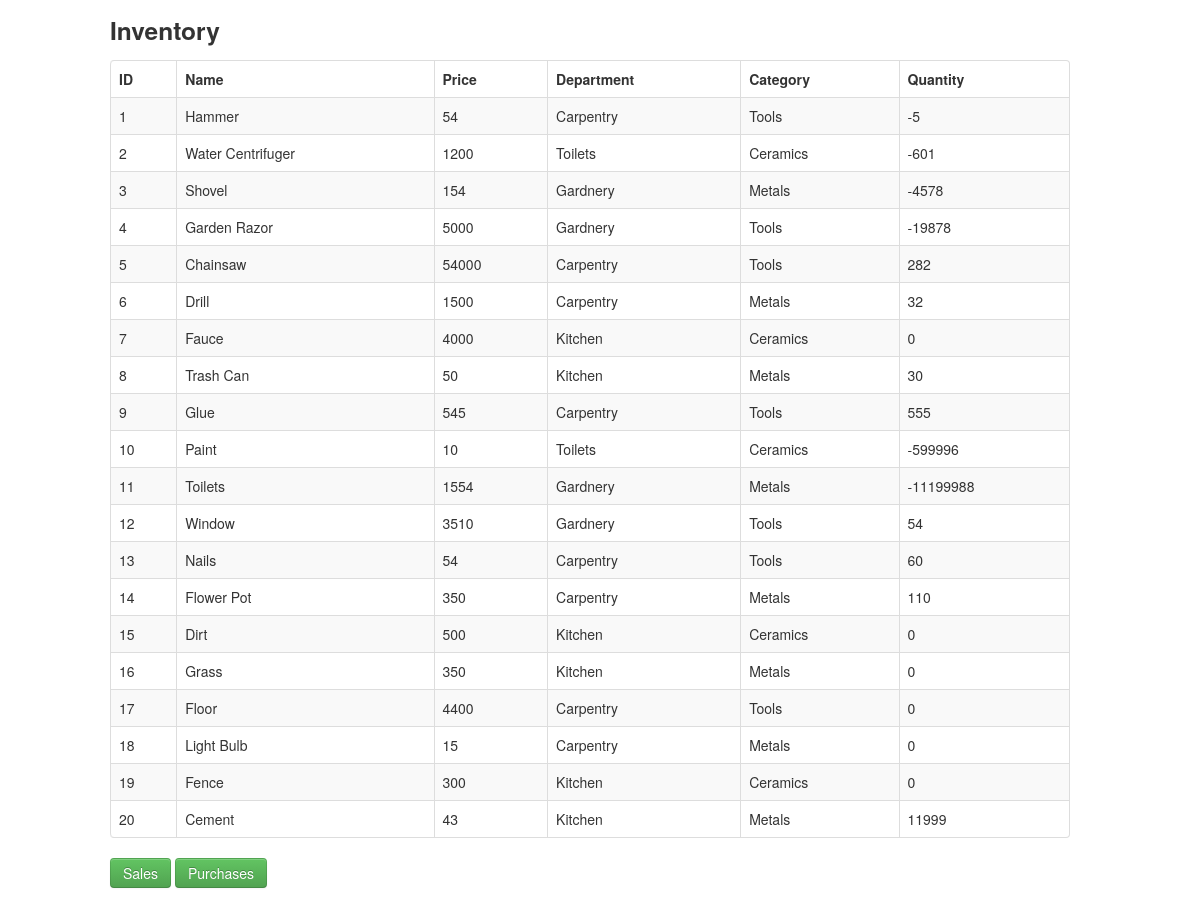
The page / on the database its author committed.
### tables this page shows
CREATE TABLE `product` (
  `Id` int(11) NOT NULL AUTO_INCREMENT,
  `name` varchar(30) DEFAULT NULL,
  `price` int(11) DEFAULT NULL,
  `department` int(11) DEFAULT NULL,
  `category` int(11) DEFAULT NULL,
  `orders` int(11) DEFAULT NULL,
  PRIMARY KEY (`Id`),
  KEY `department` (`department`),
  KEY `category` (`category`),
  CONSTRAINT `product_ibfk_1` FOREIGN KEY (`department`) REFERENCES `department` (`Id`) ON DELETE CASCADE ON UPDATE CASCADE,
  CONSTRAINT `product_ibfk_2` FOREIGN KEY (`category`) REFERENCES `category` (`Id`) ON DELETE CASCADE ON UPDATE CASCADE
);

CREATE TABLE `department` (
  `Id` int(11) NOT NULL AUTO_INCREMENT,
  `name` varchar(30) DEFAULT NULL,
  PRIMARY KEY (`Id`)
);

CREATE TABLE `category` (
  `Id` int(11) NOT NULL AUTO_INCREMENT,
  `name` varchar(30) DEFAULT NULL,
  PRIMARY KEY (`Id`)
);

CREATE TABLE `inventory` (
  `Id` int(11) NOT NULL AUTO_INCREMENT,
  `product` int(11) DEFAULT NULL,
  `quantity` int(11) DEFAULT NULL,
  PRIMARY KEY (`Id`),
  KEY `product` (`product`),
  CONSTRAINT `inventory_ibfk_1` FOREIGN KEY (`product`) REFERENCES `product` (`Id`) ON DELETE CASCADE ON UPDATE CASCADE
);

### index.php (the view, shortened to what this page needs)
<!DOCTYPE html>
<html lang="en">
	<head>
	    <link   href="css/bootstrap.min.css" rel="stylesheet">
	</head>
	<body>
	    <div class="container">
				<div class="row">
		   			<h3>Inventory</h3>
		   		</div>
				<div class="row">
					<table class="table table-striped table-bordered">
			            <thead>
			                <tr>
			                	<th>ID</th>
			                	<th>Name</th>
			                	<th>Price</th>
			                	<th>Department</th>
	                        	<th>Category</th>
	                        	<th>Quantity</th>
			                </tr>
			            </thead>
			            <tbody>
			              	<?php
						   	$pdo = Database::connect();
						   	$sql = 'SELECT product.Id, product.name, product.price, department.name AS "department", category.name AS "category", inventory.quantity FROM product INNER JOIN department ON product.department = department.Id INNER JOIN category on product.category = category.Id inner join inventory ON inventory.product = product.Id ORDER BY product.Id';
						   	foreach ($pdo->query($sql) as $row) {
								echo '<tr>';
	    					   	echo '<td>'. $row['Id'] . '</td>';
	    					  	echo '<td>'. $row['name'] . '</td>';
	    					  	echo '<td>'. $row['price'] . '</td>';
	    					  	echo '<td>'. $row['department'] . '</td>';
	    					  	echo '<td>'. $row['category'] . '</td>';
	    					  	echo '<td>'. $row['quantity'] . '</td>';
							  	echo '</tr>';
						    }
						  	?>
					    </tbody>
		            </table>
		            <p>
						<a href="sales.php" class="btn btn-success">Sales</a>
						<a href="purchase.php" class="btn btn-success">Purchases</a>
					</p>
	    	</div>
	    </div>
	</body>
</html>

### rows shown on the page
product: Id "1", name "Hammer", price "54", department.name "Carpentry", category.name "Tools", inventory.quantity "-5"
product: Id "2", name "Water Centrifuger", price "1200", department.name "Toilets", category.name "Ceramics", inventory.quantity "-601"
product: Id "3", name "Shovel", price "154", department.name "Gardnery", category.name "Metals", inventory.quantity "-4578"
product: Id "4", name "Garden Razor", price "5000", department.name "Gardnery", category.name "Tools", inventory.quantity "-19878"
product: Id "5", name "Chainsaw", price "54000", department.name "Carpentry", category.name "Tools", inventory.quantity "282"
product: Id "6", name "Drill", price "1500", department.name "Carpentry", category.name "Metals", inventory.quantity "32"
product: Id "7", name "Fauce", price "4000", department.name "Kitchen", category.name "Ceramics", inventory.quantity "0"
product: Id "8", name "Trash Can", price "50", department.name "Kitchen", category.name "Metals", inventory.quantity "30"
product: Id "9", name "Glue", price "545", department.name "Carpentry", category.name "Tools", inventory.quantity "555"
product: Id "10", name "Paint", price "10", department.name "Toilets", category.name "Ceramics", inventory.quantity "-599996"
product: Id "11", name "Toilets", price "1554", department.name "Gardnery", category.name "Metals", inventory.quantity "-11199988"
product: Id "12", name "Window", price "3510", department.name "Gardnery", category.name "Tools", inventory.quantity "54"
product: Id "13", name "Nails", price "54", department.name "Carpentry", category.name "Tools", inventory.quantity "60"
product: Id "14", name "Flower Pot", price "350", department.name "Carpentry", category.name "Metals", inventory.quantity "110"
product: Id "15", name "Dirt", price "500", department.name "Kitchen", category.name "Ceramics", inventory.quantity "0"
product: Id "16", name "Grass", price "350", department.name "Kitchen", category.name "Metals", inventory.quantity "0"
product: Id "17", name "Floor", price "4400", department.name "Carpentry", category.name "Tools", inventory.quantity "0"
product: Id "18", name "Light Bulb", price "15", department.name "Carpentry", category.name "Metals", inventory.quantity "0"
product: Id "19", name "Fence", price "300", department.name "Kitchen", category.name "Ceramics", inventory.quantity "0"
product: Id "20", name "Cement", price "43", department.name "Kitchen", category.name "Metals", inventory.quantity "11999"
